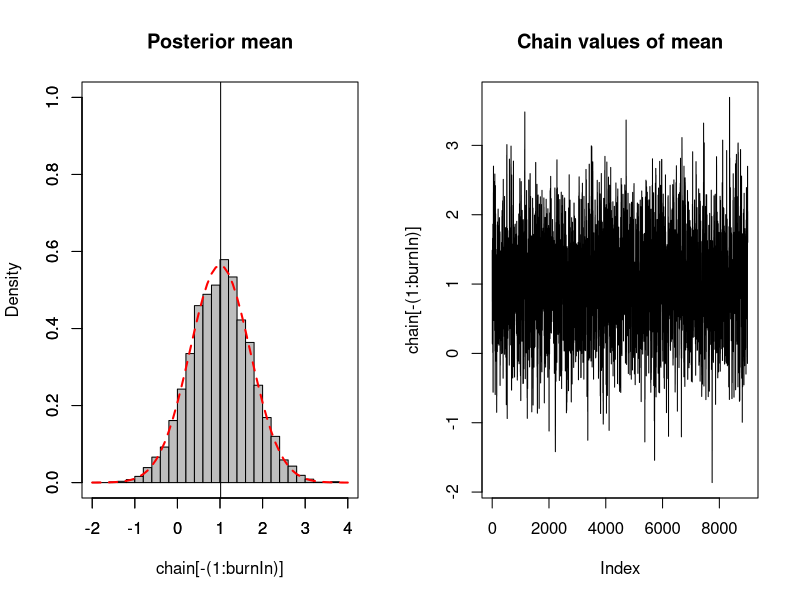

Recreate this plot in R.
## MCMC for conjugate Normal distribution
# 19/10/2017

# Prior distiribution of theta has a mean of 0 and variance of 1
# Observation of data has an unknown mean and a variance of 1

################ 
## Known data ##
################

# Data observation and variance for the mean
# Note: mean is not known!
D <- 2 # 1 observation
#D <- rnorm(4, mean = 2, obs_sd)  # many observations, random numbers from a normal distribution

# Number of observations
num_obs <- length(D)
mean_D <- mean(D)

# Mean and variance for the observed data
obs_var <- 1
obs_sd <- sqrt(obs_var)
num_obs_sd <- sqrt((num_obs/obs_var)^-1)

# Mean and variance for the prior distribution of the unknown mean
prior_var <- 1
prior_sd <- sqrt(prior_var)
prior_mean <- 0

# Calculation for true posterior mean distribution
# mean
true_mean <- (((obs_var/num_obs)*prior_mean) + (prior_var*mean_D)) / ((obs_var/num_obs) + prior_var)
true_var <- ((num_obs/obs_var) + (1/prior_var))^-1
true_sd <- sqrt(true_var)

# Proposal variance
proposal_var <- 1
proposal_sd <- sqrt(proposal_var)

#################
## Manual MCMC ##
#################

# Likelihood function for the observation
likelihood <- function(param){
  obs_likelihood = dnorm(D, param, num_obs_sd, log= T)
  return(obs_likelihood)
} 

# Define the prior distribution (mean=0, variance=1)
mean_prior <- function(param){
  prior = dnorm(param, prior_mean, prior_sd, log = T)
  return(prior)
}

# Define the posterior distribution
# Note: is on a logarithmic scale
mean_posterior <- function(param){
  return (likelihood(param) + mean_prior(param))
}

# Apply the Metropolis algorithm

# Probability density distribution for proposing new values
# Proposal function has a Normal distribution 
# The distribution is centered around the current value in the Markov chain
proposalfunction <- function(param){
  return(rnorm(1, param, proposal_sd))
}

# Start at random parameter value
# Choose new parameter close to old value based on prob. density ratio

metropolis_MCMC <- function(startvalue, iterations){
  chain = array(dim = c(iterations+1))
  
  # Give a starting point to the chain
  chain[1] = startvalue
  
  # For the other iterations, use the proposal function to suggest the next value
  for (i in 1:iterations){
    proposal = proposalfunction(chain[i])
    
    # P(new)/P(old) NOTE: LOGARITHMIC
    prob = exp(mean_posterior(proposal) - mean_posterior(chain[i]))
    
    # Jump to new probability if P(new)/P(old) >1
    # if r < than P, accept, else reject
    if (runif(1) < prob){ 
      chain[i+1] = proposal
    }else{
      chain[i+1] = chain[i]
    }
  }
  return(chain)
}

# Where to start the chain
# Takes a random number from the (Normal) prior distribution
startvalue <- rnorm(1, prior_mean, prior_sd)

# Number of runs
iterations = 10000
set.seed(4)
chain <- metropolis_MCMC(startvalue, iterations)

# The beginning of the chain is biased towards the starting point, so take them out
# normally burnin is 10%-50% of the runs
burnIn = 0.1*iterations
acceptance <- 1-mean(duplicated(chain[-(1:burnIn)]))

###########
## Plots ##
###########

# Plot the MCMC
par(mfrow = c(1,2))
hist(chain[-(1:burnIn)],nclass=30, main="Posterior mean", freq=FALSE, xlim=c(-2,4), ylim=c(0,1.0), col = "grey")
abline(v = mean(chain[-(1:burnIn)]))
par(new=T)
xdata = seq(-2, 4, 0.1)
plot(xdata, dnorm(xdata, true_mean, true_sd), type = "l", xlab = " ", ylab = " ",
     xlim=c(-2,4), ylim=c(0,1.0), col="red", lty=2, lwd=2)
plot(chain[-(1:burnIn)], type = "l", main = "Chain values of mean")


# Helpful resource for MCMC in R:
# https://theoreticalecology.wordpress.com/2010/09/17/metropolis-hastings-mcmc-in-r/
